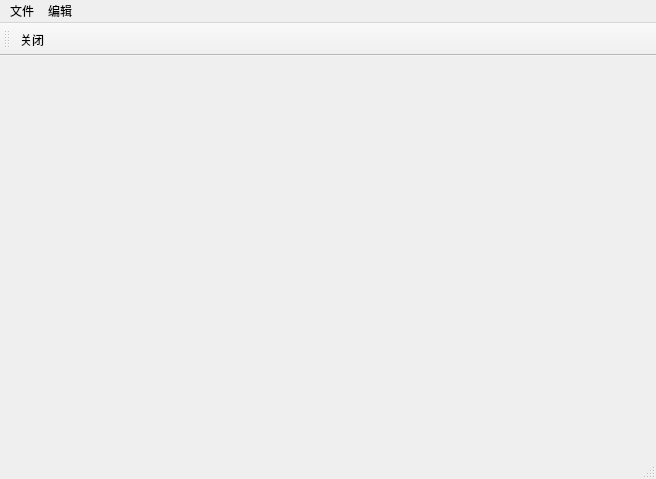
<?xml version="1.0" encoding="UTF-8"?>
<ui version="4.0">
 <class>MainWindow</class>
 <widget class="QMainWindow" name="MainWindow">
  <property name="geometry">
   <rect>
    <x>0</x>
    <y>0</y>
    <width>656</width>
    <height>479</height>
   </rect>
  </property>
  <property name="windowTitle">
   <string>MainWindow</string>
  </property>
  <widget class="QWidget" name="centralWidget"/>
  <widget class="QMenuBar" name="menuBar">
   <property name="geometry">
    <rect>
     <x>0</x>
     <y>0</y>
     <width>656</width>
     <height>26</height>
    </rect>
   </property>
   <widget class="QMenu" name="menu">
    <property name="title">
     <string>文件</string>
    </property>
    <addaction name="actionnew"/>
    <addaction name="actionopen"/>
    <addaction name="separator"/>
    <addaction name="actionclose"/>
    <addaction name="actionsave"/>
   </widget>
   <widget class="QMenu" name="menu_2">
    <property name="title">
     <string>编辑</string>
    </property>
    <addaction name="actionundo"/>
    <addaction name="actioncopy"/>
    <addaction name="separator"/>
    <addaction name="actioncat"/>
    <addaction name="actionstick"/>
   </widget>
   <addaction name="menu"/>
   <addaction name="menu_2"/>
  </widget>
  <widget class="QToolBar" name="mainToolBar">
   <attribute name="toolBarArea">
    <enum>TopToolBarArea</enum>
   </attribute>
   <attribute name="toolBarBreak">
    <bool>false</bool>
   </attribute>
   <addaction name="actionclose"/>
  </widget>
  <widget class="QStatusBar" name="statusBar"/>
  <action name="actionnew">
   <property name="text">
    <string>new</string>
   </property>
  </action>
  <action name="actionopen">
   <property name="text">
    <string>open</string>
   </property>
  </action>
  <action name="actionclose">
   <property name="text">
    <string>关闭</string>
   </property>
  </action>
  <action name="actionsave">
   <property name="text">
    <string>save</string>
   </property>
  </action>
  <action name="actionundo">
   <property name="text">
    <string>undo</string>
   </property>
  </action>
  <action name="actioncopy">
   <property name="text">
    <string>copy</string>
   </property>
  </action>
  <action name="actioncat">
   <property name="text">
    <string>cat</string>
   </property>
  </action>
  <action name="actionstick">
   <property name="text">
    <string>stick</string>
   </property>
  </action>
 </widget>
 <layoutdefault spacing="6" margin="11"/>
 <resources/>
 <connections/>
</ui>
